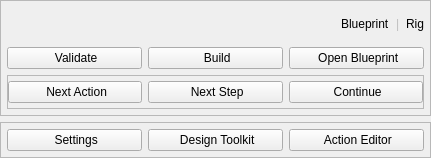
<?xml version="1.0" encoding="UTF-8"?>
<ui version="4.0">
 <class>MainToolbar</class>
 <widget class="QWidget" name="MainToolbar">
  <property name="geometry">
   <rect>
    <x>0</x>
    <y>0</y>
    <width>431</width>
    <height>158</height>
   </rect>
  </property>
  <property name="windowTitle">
   <string>Main Toolbar</string>
  </property>
  <layout class="QVBoxLayout" name="verticalLayout_5">
   <property name="leftMargin">
    <number>0</number>
   </property>
   <property name="topMargin">
    <number>0</number>
   </property>
   <property name="rightMargin">
    <number>0</number>
   </property>
   <property name="bottomMargin">
    <number>0</number>
   </property>
   <item>
    <widget class="QStackedWidget" name="main_stack">
     <property name="currentIndex">
      <number>1</number>
     </property>
     <widget class="QWidget" name="new_page">
      <layout class="QVBoxLayout" name="verticalLayout_4">
       <item>
        <widget class="QPushButton" name="new_blueprint_btn">
         <property name="text">
          <string>New Blueprint</string>
         </property>
        </widget>
       </item>
      </layout>
     </widget>
     <widget class="QWidget" name="opened_page">
      <layout class="QVBoxLayout" name="verticalLayout">
       <property name="leftMargin">
        <number>0</number>
       </property>
       <property name="topMargin">
        <number>0</number>
       </property>
       <property name="rightMargin">
        <number>0</number>
       </property>
       <property name="bottomMargin">
        <number>0</number>
       </property>
       <item>
        <widget class="QFrame" name="mode_frame">
         <property name="frameShape">
          <enum>QFrame::StyledPanel</enum>
         </property>
         <property name="frameShadow">
          <enum>QFrame::Raised</enum>
         </property>
         <layout class="QVBoxLayout" name="verticalLayout_2">
          <property name="leftMargin">
           <number>6</number>
          </property>
          <property name="topMargin">
           <number>6</number>
          </property>
          <property name="rightMargin">
           <number>6</number>
          </property>
          <property name="bottomMargin">
           <number>6</number>
          </property>
          <item>
           <layout class="QHBoxLayout" name="horizontalLayout_3" stretch="1,0,0,0">
            <item>
             <layout class="QVBoxLayout" name="verticalLayout_3">
              <item>
               <widget class="QLabel" name="blueprint_file_name_label">
                <property name="text">
                 <string>&lt;Blueprint File Name&gt;</string>
                </property>
                <property name="cssClasses" stdset="0">
                 <string>subtitle</string>
                </property>
               </widget>
              </item>
              <item>
               <widget class="QLabel" name="rig_name_label">
                <property name="text">
                 <string>&lt;Rig Name&gt;</string>
                </property>
                <property name="cssClasses" stdset="0">
                 <string>help</string>
                </property>
               </widget>
              </item>
             </layout>
            </item>
            <item>
             <widget class="QLabel" name="blueprint_mode_label">
              <property name="text">
               <string>Blueprint</string>
              </property>
              <property name="cssClasses" stdset="0">
               <string>mode-title</string>
              </property>
             </widget>
            </item>
            <item>
             <widget class="QLabel" name="label_2">
              <property name="enabled">
               <bool>false</bool>
              </property>
              <property name="text">
               <string>|</string>
              </property>
              <property name="cssClasses" stdset="0">
               <string>mode-title</string>
              </property>
             </widget>
            </item>
            <item>
             <widget class="QLabel" name="rig_mode_label">
              <property name="text">
               <string>Rig</string>
              </property>
              <property name="cssClasses" stdset="0">
               <string>mode-title</string>
              </property>
             </widget>
            </item>
           </layout>
          </item>
          <item>
           <layout class="QHBoxLayout" name="buttons_layout">
            <item>
             <widget class="QPushButton" name="validate_btn">
              <property name="minimumSize">
               <size>
                <width>80</width>
                <height>0</height>
               </size>
              </property>
              <property name="statusTip">
               <string>Run validation on the blueprint and all actions.</string>
              </property>
              <property name="text">
               <string> Validate</string>
              </property>
              <property name="icon">
               <iconset resource="icons/icons.qrc">
                <normaloff>:/icon/validate.svg</normaloff>:/icon/validate.svg</iconset>
              </property>
              <property name="iconSize">
               <size>
                <width>14</width>
                <height>14</height>
               </size>
              </property>
             </widget>
            </item>
            <item>
             <widget class="QPushButton" name="build_btn">
              <property name="minimumSize">
               <size>
                <width>80</width>
                <height>0</height>
               </size>
              </property>
              <property name="statusTip">
               <string>Save the blueprint and scene and build the rig.</string>
              </property>
              <property name="text">
               <string> Build</string>
              </property>
              <property name="icon">
               <iconset resource="icons/icons.qrc">
                <normaloff>:/icon/build.svg</normaloff>:/icon/build.svg</iconset>
              </property>
              <property name="iconSize">
               <size>
                <width>14</width>
                <height>14</height>
               </size>
              </property>
             </widget>
            </item>
            <item>
             <widget class="QPushButton" name="open_blueprint_btn">
              <property name="statusTip">
               <string>Open the blueprint scene that built this rig.</string>
              </property>
              <property name="text">
               <string> Open Blueprint</string>
              </property>
              <property name="icon">
               <iconset resource="icons/icons.qrc">
                <normaloff>:/icon/angle_left.svg</normaloff>:/icon/angle_left.svg</iconset>
              </property>
              <property name="iconSize">
               <size>
                <width>14</width>
                <height>14</height>
               </size>
              </property>
             </widget>
            </item>
           </layout>
          </item>
          <item>
           <widget class="QFrame" name="interactive_build_frame">
            <property name="frameShape">
             <enum>QFrame::StyledPanel</enum>
            </property>
            <property name="frameShadow">
             <enum>QFrame::Raised</enum>
            </property>
            <layout class="QHBoxLayout" name="horizontalLayout_2">
             <property name="leftMargin">
              <number>0</number>
             </property>
             <property name="topMargin">
              <number>0</number>
             </property>
             <property name="rightMargin">
              <number>0</number>
             </property>
             <property name="bottomMargin">
              <number>0</number>
             </property>
             <item>
              <widget class="QPushButton" name="interactive_next_btn">
               <property name="minimumSize">
                <size>
                 <width>80</width>
                 <height>0</height>
                </size>
               </property>
               <property name="statusTip">
                <string>Run the next action of the interactive build.</string>
               </property>
               <property name="text">
                <string> Next Action</string>
               </property>
               <property name="icon">
                <iconset resource="icons/icons.qrc">
                 <normaloff>:/icon/forward_step.svg</normaloff>:/icon/forward_step.svg</iconset>
               </property>
               <property name="iconSize">
                <size>
                 <width>14</width>
                 <height>14</height>
                </size>
               </property>
              </widget>
             </item>
             <item>
              <widget class="QPushButton" name="interactive_next_step_btn">
               <property name="minimumSize">
                <size>
                 <width>80</width>
                 <height>0</height>
                </size>
               </property>
               <property name="statusTip">
                <string>Skip to the next step of the interactive build.</string>
               </property>
               <property name="text">
                <string> Next Step</string>
               </property>
               <property name="icon">
                <iconset resource="icons/icons.qrc">
                 <normaloff>:/icon/forward_step.svg</normaloff>:/icon/forward_step.svg</iconset>
               </property>
               <property name="iconSize">
                <size>
                 <width>14</width>
                 <height>14</height>
                </size>
               </property>
              </widget>
             </item>
             <item>
              <widget class="QPushButton" name="interactive_continue_btn">
               <property name="minimumSize">
                <size>
                 <width>80</width>
                 <height>0</height>
                </size>
               </property>
               <property name="statusTip">
                <string>Continue to the interactive build to the end.</string>
               </property>
               <property name="text">
                <string> Continue</string>
               </property>
               <property name="icon">
                <iconset resource="icons/icons.qrc">
                 <normaloff>:/icon/build.svg</normaloff>:/icon/build.svg</iconset>
               </property>
               <property name="iconSize">
                <size>
                 <width>14</width>
                 <height>14</height>
                </size>
               </property>
              </widget>
             </item>
            </layout>
           </widget>
          </item>
         </layout>
        </widget>
       </item>
      </layout>
     </widget>
    </widget>
   </item>
   <item>
    <widget class="QFrame" name="toolbar_frame">
     <property name="frameShape">
      <enum>QFrame::StyledPanel</enum>
     </property>
     <property name="frameShadow">
      <enum>QFrame::Raised</enum>
     </property>
     <property name="cssClasses" stdset="0">
      <string>toolbar</string>
     </property>
     <layout class="QHBoxLayout" name="horizontalLayout">
      <property name="leftMargin">
       <number>6</number>
      </property>
      <property name="topMargin">
       <number>6</number>
      </property>
      <property name="rightMargin">
       <number>6</number>
      </property>
      <property name="bottomMargin">
       <number>6</number>
      </property>
      <item>
       <layout class="QHBoxLayout" name="toolbar_layout">
        <item>
         <widget class="QPushButton" name="settings_btn">
          <property name="text">
           <string> Settings</string>
          </property>
          <property name="icon">
           <iconset resource="icons/icons.qrc">
            <normaloff>:/icon/gear.svg</normaloff>:/icon/gear.svg</iconset>
          </property>
         </widget>
        </item>
        <item>
         <widget class="QPushButton" name="design_toolkit_btn">
          <property name="text">
           <string> Design Toolkit</string>
          </property>
          <property name="icon">
           <iconset resource="icons/icons.qrc">
            <normaloff>:/icon/design_toolkit.svg</normaloff>:/icon/design_toolkit.svg</iconset>
          </property>
         </widget>
        </item>
        <item>
         <widget class="QPushButton" name="action_editor_btn">
          <property name="text">
           <string> Action Editor</string>
          </property>
          <property name="icon">
           <iconset resource="icons/icons.qrc">
            <normaloff>:/icon/action_editor.svg</normaloff>:/icon/action_editor.svg</iconset>
          </property>
         </widget>
        </item>
       </layout>
      </item>
     </layout>
    </widget>
   </item>
  </layout>
 </widget>
 <resources>
  <include location="icons/icons.qrc"/>
 </resources>
 <connections/>
</ui>
